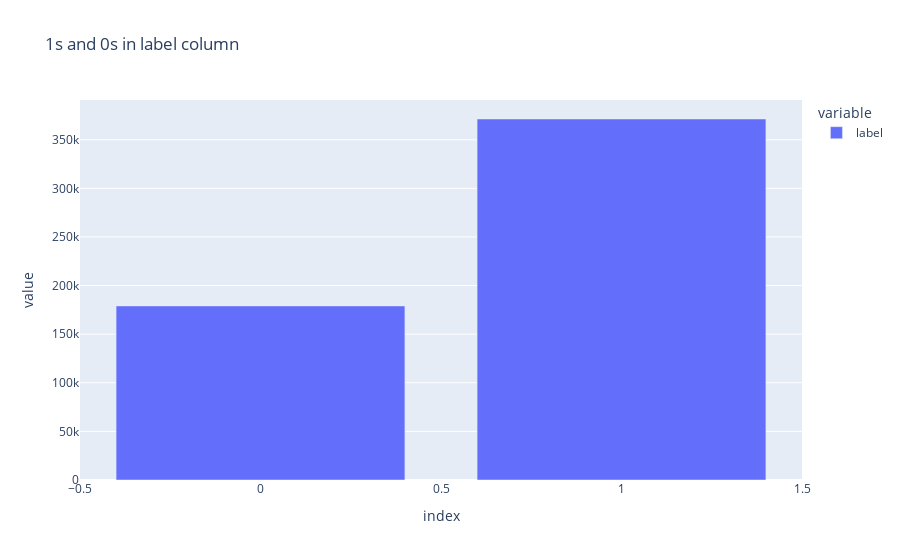

Notebook code cell kept with this figure:
### Markdown cell above
### Scale_pos_weight
#### Used to tune unbalanced dataset

### Code cell
# plot a bar graph of 1s and 0s in label column
fig = px.bar(df['label'].value_counts(), title='1s and 0s in label column')
fig.show()

### Figure 1 — Plotly figure (JSON) as saved in the notebook; plotly's stock layout.template omitted (floating-point values rounded to 4 significant figures)
{"data": [{"alignmentgroup": "True", "hovertemplate": "variable=label<br>index=%{x}<br>value=%{y}<extra></extra>", "legendgroup": "label", "marker": {"color": "#636efa", "pattern": {"shape": ""}}, "name": "label", "offsetgroup": "label", "orientation": "v", "showlegend": true, "textposition": "auto", "type": "bar", "x": [1, 0], "xaxis": "x", "y": [371341, 179050], "yaxis": "y"}], "layout": {"barmode": "relative", "legend": {"title": {"text": "variable"}, "tracegroupgap": 0}, "title": {"text": "1s and 0s in label column"}, "xaxis": {"anchor": "y", "domain": [0, 1], "title": {"text": "index"}}, "yaxis": {"anchor": "x", "domain": [0, 1], "title": {"text": "value"}}}}
